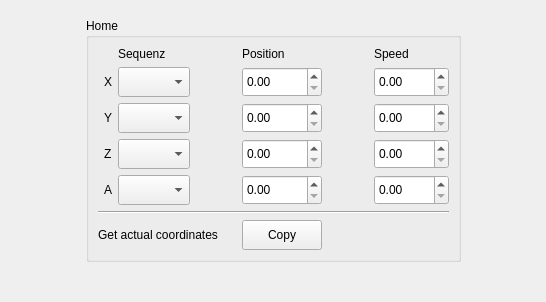
     <widget class="QWidget" name="tab4">
      <attribute name="title">
       <string>Docking</string>
      </attribute>
      <layout class="QGridLayout" name="gridLayout_10">
       <item row="0" column="1">
        <spacer name="verticalSpacer_6">
         <property name="orientation">
          <enum>Qt::Vertical</enum>
         </property>
         <property name="sizeHint" stdset="0">
          <size>
           <width>20</width>
           <height>7</height>
          </size>
         </property>
        </spacer>
       </item>
       <item row="2" column="1">
        <spacer name="verticalSpacer_5">
         <property name="orientation">
          <enum>Qt::Vertical</enum>
         </property>
         <property name="sizeHint" stdset="0">
          <size>
           <width>20</width>
           <height>29</height>
          </size>
         </property>
        </spacer>
       </item>
       <item row="1" column="0">
        <spacer name="horizontalSpacer_13">
         <property name="orientation">
          <enum>Qt::Horizontal</enum>
         </property>
         <property name="sizeHint" stdset="0">
          <size>
           <width>75</width>
           <height>20</height>
          </size>
         </property>
        </spacer>
       </item>
       <item row="1" column="1">
        <widget class="QGroupBox" name="groupHome">
         <property name="title">
          <string>Home</string>
         </property>
         <layout class="QGridLayout" name="gridLayout_9">
          <item row="4" column="1">
           <widget class="QLabel" name="label_13">
            <property name="text">
             <string>A</string>
            </property>
           </widget>
          </item>
          <item row="1" column="5" rowspan="4">
           <spacer name="horizontalSpacer_12">
            <property name="orientation">
             <enum>Qt::Horizontal</enum>
            </property>
            <property name="sizeHint" stdset="0">
             <size>
              <width>40</width>
              <height>20</height>
             </size>
            </property>
           </spacer>
          </item>
          <item row="1" column="3" rowspan="4">
           <spacer name="horizontalSpacer_11">
            <property name="orientation">
             <enum>Qt::Horizontal</enum>
            </property>
            <property name="sizeHint" stdset="0">
             <size>
              <width>40</width>
              <height>20</height>
             </size>
            </property>
           </spacer>
          </item>
          <item row="2" column="1">
           <widget class="QLabel" name="label_3">
            <property name="text">
             <string>Y</string>
            </property>
           </widget>
          </item>
          <item row="2" column="4">
           <widget class="QDoubleSpinBox" name="doubleHomeY">
            <property name="minimumSize">
             <size>
              <width>75</width>
              <height>30</height>
             </size>
            </property>
           </widget>
          </item>
          <item row="3" column="4">
           <widget class="QDoubleSpinBox" name="doubleHomeZ">
            <property name="minimumSize">
             <size>
              <width>75</width>
              <height>30</height>
             </size>
            </property>
           </widget>
          </item>
          <item row="3" column="2">
           <widget class="QComboBox" name="comboSeqZ">
            <property name="minimumSize">
             <size>
              <width>0</width>
              <height>30</height>
             </size>
            </property>
           </widget>
          </item>
          <item row="2" column="2">
           <widget class="QComboBox" name="comboSeqY">
            <property name="minimumSize">
             <size>
              <width>0</width>
              <height>30</height>
             </size>
            </property>
           </widget>
          </item>
          <item row="1" column="2">
           <widget class="QComboBox" name="comboSeqX">
            <property name="minimumSize">
             <size>
              <width>0</width>
              <height>30</height>
             </size>
            </property>
           </widget>
          </item>
          <item row="0" column="4">
           <widget class="QLabel" name="labelPosition">
            <property name="text">
             <string>Position</string>
            </property>
           </widget>
          </item>
          <item row="3" column="6">
           <widget class="QDoubleSpinBox" name="doubleHomeSpeedZ">
            <property name="minimumSize">
             <size>
              <width>75</width>
              <height>30</height>
             </size>
            </property>
           </widget>
          </item>
          <item row="0" column="2">
           <widget class="QLabel" name="labelSeq">
            <property name="text">
             <string>Sequenz</string>
            </property>
           </widget>
          </item>
          <item row="0" column="6">
           <widget class="QLabel" name="labelSpeed">
            <property name="text">
             <string>Speed</string>
            </property>
           </widget>
          </item>
          <item row="1" column="6">
           <widget class="QDoubleSpinBox" name="doubleHomeSpeedX">
            <property name="minimumSize">
             <size>
              <width>75</width>
              <height>30</height>
             </size>
            </property>
           </widget>
          </item>
          <item row="1" column="4">
           <widget class="QDoubleSpinBox" name="doubleHomeX">
            <property name="minimumSize">
             <size>
              <width>75</width>
              <height>30</height>
             </size>
            </property>
           </widget>
          </item>
          <item row="2" column="6">
           <widget class="QDoubleSpinBox" name="doubleHomeSpeedY">
            <property name="minimumSize">
             <size>
              <width>75</width>
              <height>30</height>
             </size>
            </property>
           </widget>
          </item>
          <item row="6" column="0" colspan="4">
           <widget class="QLabel" name="labelGetCoordinates">
            <property name="text">
             <string>Get actual coordinates</string>
            </property>
           </widget>
          </item>
          <item row="6" column="4">
           <widget class="QPushButton" name="pushCopyHome">
            <property name="minimumSize">
             <size>
              <width>75</width>
              <height>30</height>
             </size>
            </property>
            <property name="text">
             <string>Copy</string>
            </property>
           </widget>
          </item>
          <item row="5" column="0" colspan="7">
           <widget class="Line" name="line">
            <property name="orientation">
             <enum>Qt::Horizontal</enum>
            </property>
           </widget>
          </item>
          <item row="4" column="2">
           <widget class="QComboBox" name="comboSeqA">
            <property name="minimumSize">
             <size>
              <width>0</width>
              <height>30</height>
             </size>
            </property>
           </widget>
          </item>
          <item row="4" column="4">
           <widget class="QDoubleSpinBox" name="doubleHomeA">
            <property name="minimumSize">
             <size>
              <width>75</width>
              <height>30</height>
             </size>
            </property>
           </widget>
          </item>
          <item row="4" column="6">
           <widget class="QDoubleSpinBox" name="doubleHomeSpeedA">
            <property name="minimumSize">
             <size>
              <width>75</width>
              <height>30</height>
             </size>
            </property>
           </widget>
          </item>
          <item row="3" column="1">
           <widget class="QLabel" name="label_4">
            <property name="text">
             <string>Z</string>
            </property>
           </widget>
          </item>
          <item row="1" column="1">
           <widget class="QLabel" name="label_2">
            <property name="text">
             <string>X</string>
            </property>
           </widget>
          </item>
         </layout>
        </widget>
       </item>
       <item row="1" column="2">
        <spacer name="horizontalSpacer_14">
         <property name="orientation">
          <enum>Qt::Horizontal</enum>
         </property>
         <property name="sizeHint" stdset="0">
          <size>
           <width>74</width>
           <height>20</height>
          </size>
         </property>
        </spacer>
       </item>
      </layout>
     </widget>
